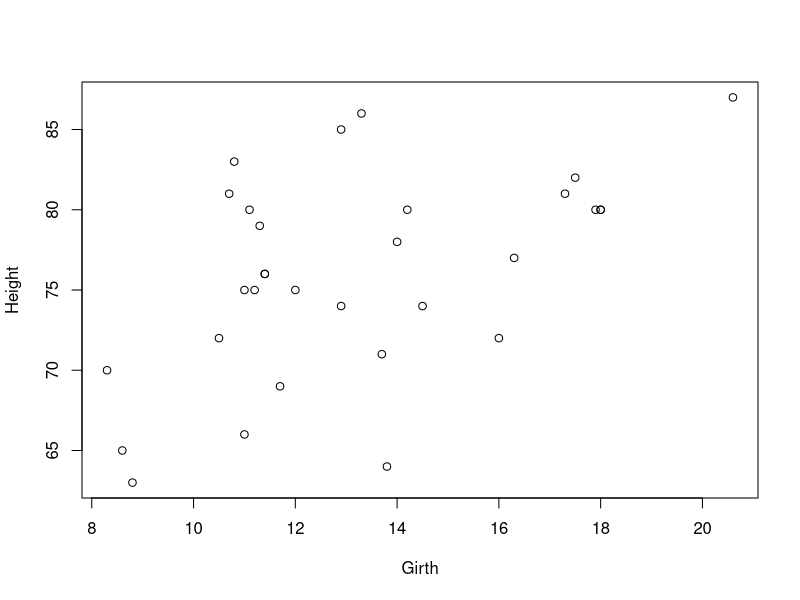
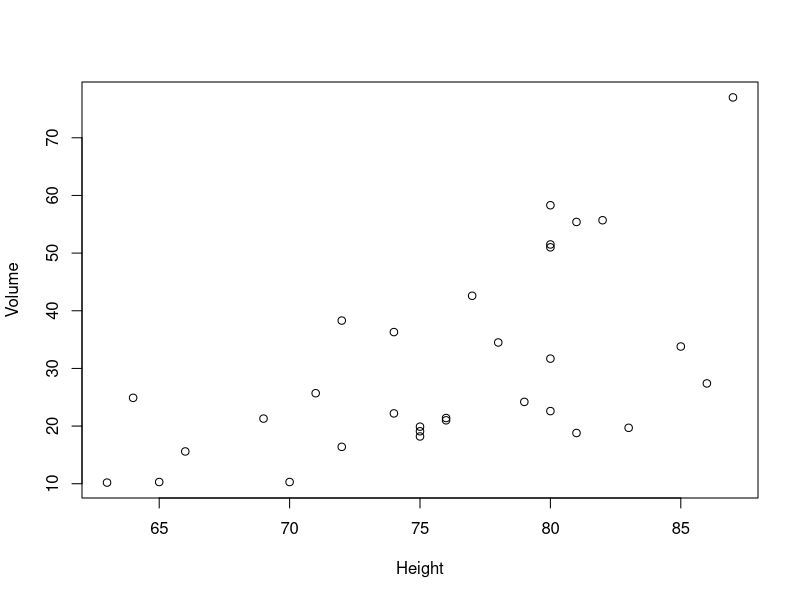
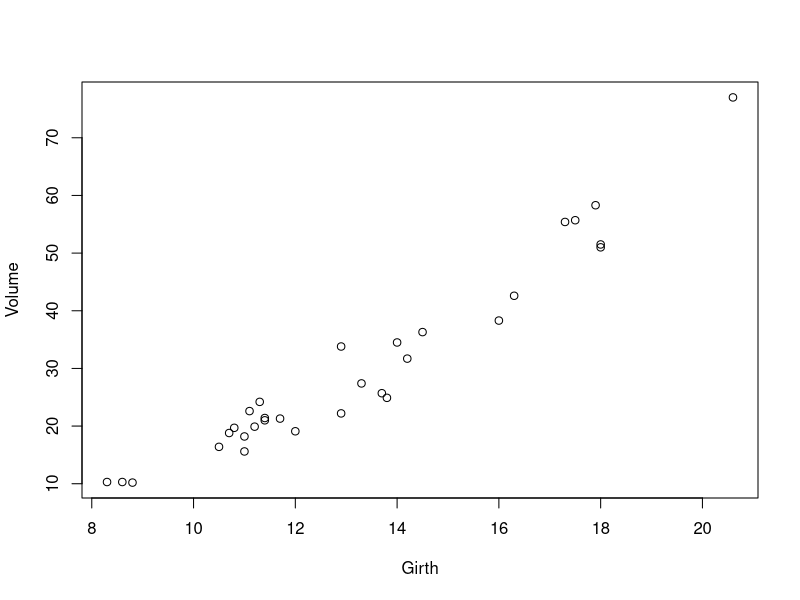

Recreate these plots in R, in order.
## ---- chunk 1
knitr::opts_chunk$set(echo = TRUE)
## ---- chunk 2
data(trees)
attach(trees)

## ---- chunk 3
plot(Height~Girth)
plot(Volume~Height)
plot(Volume~Girth)
